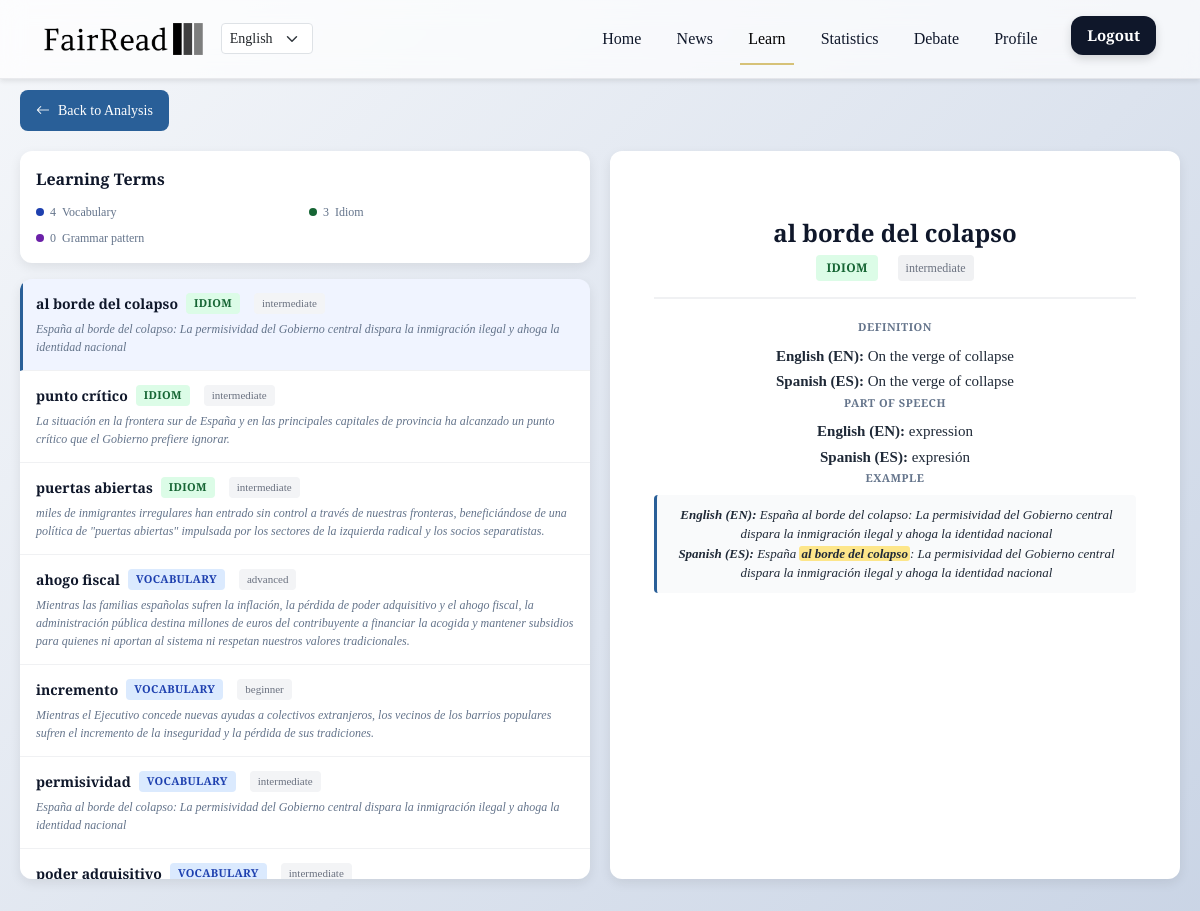
The page /learn/3065 (signed in) on the database its author committed.
### tables this page shows
CREATE TABLE learning_annotations (
            id INTEGER PRIMARY KEY AUTOINCREMENT,
            article_id INTEGER NOT NULL,
            user_id INTEGER,
            target_language TEXT NOT NULL DEFAULT 'en',
            term TEXT NOT NULL,
            term_type TEXT NOT NULL,
            definition TEXT,
            english_meaning TEXT,
            example_sentence TEXT,
            difficulty TEXT,
            part_of_speech TEXT,
            grammar_note TEXT,
            created_at TIMESTAMP DEFAULT CURRENT_TIMESTAMP, article_language TEXT DEFAULT "en",
            FOREIGN KEY (article_id) REFERENCES Chatlog(rowid)
        );

### app.py (the view, shortened to what this page needs)
@app.route('/learn/<int:article_id>')
def learn_from_article(article_id):
    is_login = 'username' in session
    if not is_login:
        return redirect(url_for('login'))
    conn = sqlite3.connect('static/database.db')
    cursor = conn.cursor()
    cursor.execute("""
        SELECT rowid, question, summary, date, bias_class, is_url
        FROM Chatlog
        WHERE rowid = ? AND username = ?
    """, (article_id, session['username']))
    article = cursor.fetchone()
    if not article:
        conn.close()
        return redirect(url_for('chatbot'))
    article_id_db, article_url, summary, date, bias_class, is_url = article
    from chatbot import detect_article_language
    detected_article_language = detect_article_language(article_url or "")
    cursor.execute("""
        SELECT id, term, term_type, definition, english_meaning, part_of_speech,
               example_sentence, difficulty, grammar_note, COALESCE(article_language, target_language, 'en')
        FROM learning_annotations
        WHERE article_id = ? AND target_language = ?
        ORDER BY term_type, difficulty
    """, (article_id_db, session.get('language', 'en')))
    annotations = cursor.fetchall()
    allow_any_annotations = True
    if annotations:
        stored_languages = {ann[9] or 'en' for ann in annotations}
        if stored_languages != {detected_article_language}:
            cursor.execute("DELETE FROM learning_annotations WHERE article_id = ?", (article_id_db,))
            conn.commit()
            annotations = []
            allow_any_annotations = False
    conn.close()
    formatted_annotations = []
    for ann in annotations:
        article_lang = ann[9] if len(ann) > 9 and ann[9] else session.get('language', 'en')
        formatted_annotations.append({
            'id': ann[0],
            'term': ann[1],
            'type': ann[2],
            'definition': ann[3],
            'english_meaning': ann[4],
            'part_of_speech': ann[5],
            'example_sentence': ann[6],
            'difficulty': ann[7],
            'grammar_note': ann[8],
            'article_language': article_lang
        })
    return render_template('learn_article.html',
                          article_id=article_id,
                          annotations=formatted_annotations,
                          current_language=session.get('language', 'en'),
                          article_language=detected_article_language)

### app.py (called while the page is built)
def current_user():
    return session.get("username")

def is_admin_user():
    return current_user() == "testtest"

def translate_ui(key, language='en'):
    return UI_LABELS.get(language, {}).get(key, key)

@app.context_processor
def inject_globals():
    return {
        'translate_bias_label': translate_bias_label,
        'translate_ui': translate_ui,
        'current_language': session.get('language', 'en'),
        'is_login': 'username' in session,
        'is_admin': is_admin_user()
    }

### templates/learn_article.html (shortened to what this page needs)
{% extends "header.html" %}
{% block learn %}
<head>
</head>
<body>
<div class="learn-container">
    <a href="{{ url_for('chatbot') }}" class="back-btn">
        <i class="bi bi-arrow-left"></i>
        {{ translate_ui("Back to Analysis", current_language) }}
    </a>
    <div class="learn-content">
        <div class="learning-panel">
            <div class="learning-header">
                <div class="learning-title">{{ translate_ui("Learning Terms", current_language) }}</div>
                <div class="term-stats">
                    <div class="stat-item">
                        <span class="stat-badge vocabulary"></span>
                        <span id="vocab-count">0</span> {{ translate_ui("Vocabulary", current_language) }}
                    </div>
                    <div class="stat-item">
                        <span class="stat-badge idiom"></span>
                        <span id="idiom-count">0</span> {{ translate_ui("Idiom", current_language) }}
                    </div>
                    <div class="stat-item">
                        <span class="stat-badge grammar"></span>
                        <span id="grammar-count">0</span> {{ translate_ui("Grammar", current_language) }}
                    </div>
                </div>
            </div>
            <div class="term-list" id="term-list">
                {% if annotations %}
                    {% for annotation in annotations %}
                    <div class="term-item" data-term-id="{{ annotation.id }}" data-term-type="{{ annotation.type }}">
                        <div class="term-label">
                            <span class="term-name">{{ annotation.term }}</span>
                            <span class="term-type-badge {{ annotation.type }}">
                                {% if annotation.type == 'vocabulary' %}
                                    {{ translate_ui("Vocabulary", current_language) }}
                                {% elif annotation.type == 'idiom' %}
                                    {{ translate_ui("Idiom", current_language) }}
                                {% else %}
                                    {{ translate_ui("Grammar", current_language) }}
                                {% endif %}
                            </span>
                            <span class="term-difficulty">{{ annotation.difficulty }}</span>
                        </div>
                        <div class="term-example">{{ annotation.example_sentence }}</div>
                    </div>
                    {% endfor %}
                {% else %}
                    <div class="no-terms" id="no-terms-state">
                        <i class="bi bi-hourglass"></i>
                        <p id="extract-title">{{ translate_ui("Extracting learning terms...", current_language) }}</p>
                        <p id="extract-meta">{{ translate_ui("This usually takes 10-30 seconds.", current_language) }}</p>
                    </div>
                {% endif %}
            </div>
        </div>
        <div class="detail-panel">
            <div id="detail-content" class="detail-empty">
            </div>
        </div>
    </div>
</div>
</body>
{% endblock %}

### templates/header.html (shortened to what this page needs)
<!DOCTYPE html>
<html lang="en">
<head>
    <link href="https://cdn.jsdelivr.net/npm/bootstrap@5.3.3/dist/css/bootstrap.min.css" rel="stylesheet">
    <link rel="stylesheet" href="../static/css/styles.css">
    <link rel="stylesheet" href="https://cdn.jsdelivr.net/npm/bootstrap-icons@1.11.3/font/bootstrap-icons.min.css">
</head>
<body>
  <header>
        <nav class="navbar navbar-light navbar-expand-lg fixed-top">
            <div class="container-fluid">
                <div class="d-flex align-items-center">
                  <a href="{{url_for('index')}}"  class="navbar-brand me-3">
                    <img class="logo-img" src="../static/img/logo-no-background.png" alt="FairRead Logo">
                  </a>
                  <select id="langSelector" class="form-select form-select-sm" style="width:auto; max-width:120px;">
                    <option value="en" {% if session.get('language', 'en') == 'en' %}selected{% endif %}>English</option>
                  </select>
                </div>
                <div id="navbarNav" class="collapse navbar-collapse">
                   {% set ep = request.endpoint or '' %}
<ul class="navbar-nav d-flex align-items-center ms-auto">
  <li class="nav-item">
    <a href="{{ url_for('index') }}"
       class="nav-link {{ 'active' if ep == 'index' else '' }}"
       {% if ep == 'index' %}aria-current="page"{% endif %}>
       {{ translate_ui('Home', current_language) }}
    </a>
  </li>
  <li class="nav-item">
    <a href="{{ url_for('chatbot') }}"
       class="nav-link {{ 'active' if ep == 'chatbot' else '' }}"
       {% if ep == 'chatbot' %}aria-current="page"{% endif %}>
       {{ translate_ui('News', current_language) }}
    </a>
  </li>
  <li class="nav-item">
    {% set learn_active = (ep == 'learn_home') or (ep == 'learn_from_article') %}
    <a href="{{ url_for('learn_home') }}"
       class="nav-link {{ 'active' if learn_active else '' }}"
       {% if learn_active %}aria-current="page"{% endif %}>
       {{ translate_ui('Learn', current_language) }}
    </a>
  </li>
<li class="nav-item">
  {% if is_admin %}
    <a href="{{ url_for('statistics') }}"
       class="nav-link {{ 'active' if ep == 'statistics' else '' }}"
       {% if ep == 'statistics' %}aria-current="page"{% endif %}>
       {{ translate_ui('Statistics', current_language) }}
    </a>
  {% endif %}
</li>
  <li class="nav-item">
    {% set debate_active =
        (ep == 'create_debate') or
        ep.startswith('debate_') or
        (ep in ['create_post', 'create_news']) %}
    <a class="nav-link {{ 'active' if debate_active else '' }}"
       href="{{ url_for('create_debate') }}"
       {% if debate_active %}aria-current="page"{% endif %}>
       {{ translate_ui('Debate', current_language) }}
    </a>
  </li>
  <li class="nav-item">
    {% if is_login %}
      <a class="nav-link {{ 'active' if ep == 'profile' else '' }}"
         href="{{ url_for('profile') }}"
         {% if ep == 'profile' %}aria-current="page"{% endif %}>
         {{ translate_ui('Profile', current_language) }}
      </a>
    {% endif %}
  </li>
  <li class="nav-item">
    {% if is_login %}
      <a class="mybtn ms-3" href="{{ url_for('logout') }}">{{ translate_ui('Logout', current_language) }}</a>
    {% else %}
      <a class="mybtn ms-3 {{ 'active' if ep == 'login' else '' }}"
         href="{{ url_for('login') }}">
         {{ translate_ui('Login', current_language) }}
      </a>
    {% endif %}
  </li>
</ul>
                </div>
            </div>
        </nav>
    </header>
    {% block learn %}{% endblock %}
</body>
</html>

### static/css/styles.css (style rules this page uses)
.mybtn { font-family: 'Playfair Display', serif; text-decoration: none; color: white; background: #d6c278; padding: 9px 28px; border-radius: 8px; border: none; font-size: 15px; font-weight: bold; display: inline-block; transition: all 0.4s ease-in-out; box-shadow: 0 4px 10px rgba(0, 0, 0, 0.15); position: relative; overflow: hidden; }
.logo-img { max-width:170px; }
.navbar { background-color: #ffffff; padding: 15px 20px; box-shadow: 0 2px 5px rgba(33, 33, 33, 0.1); }

### templates/header.html (style rules this page uses)
header { font-family: 'Playfair Display', serif; margin-bottom: 70px; }
.navbar { padding: 1rem 2rem; background: rgba(255,255,255,.7); backdrop-filter: blur(12px); border-bottom: 1px solid rgba(15,23,42,.08); transition: background .3s ease, box-shadow .3s ease; }
.navbar-brand img { height: 32px; transition: transform .3s ease; }
.navbar { z-index: 1020; }
.nav-link { font-weight: 500; color: #0f172a; margin: 0 .6rem; transition: color .25s ease; position: relative; }
.nav-link::after { content:""; position:absolute; left:0; bottom:-6px; width:0; height:2px; background: #d6c278; transition: width .3s ease; }
.mybtn { padding: .5rem 1rem; border-radius: 12px; background: #0f172a; color: #fff !important; font-weight: 600; text-decoration: none; transition: transform .25s ease, box-shadow .25s ease; }
.nav-link.active { color: #d6c278; }
.nav-link.active::after { width: 100%; }

### templates/learn_article.html (style rules this page uses)
body { font-family: 'Playfair Display', serif; background: linear-gradient(135deg, #f5f7fa 0%, #c3cfe2 100%); min-height: 100vh; }
.learn-container { max-width: 1400px; margin: 60px auto; padding: 20px; }
.back-btn { display: inline-flex; align-items: center; gap: 8px; margin-bottom: 20px; padding: 10px 16px; background: #295F98; color: white; border: none; border-radius: 8px; cursor: pointer; font-size: 14px; text-decoration: none; transition: background 0.3s ease; }
.learn-content { display: grid; grid-template-columns: 1fr 1fr; gap: 20px; }
.learning-panel { display: flex; flex-direction: column; gap: 16px; }
.learning-header { background: white; border-radius: 12px; padding: 16px; box-shadow: 0 4px 12px rgba(0, 0, 0, 0.08); }
.learning-title { font-size: 16px; font-weight: 700; margin-bottom: 8px; color: #0f172a; }
.term-stats { display: grid; grid-template-columns: 1fr 1fr; gap: 8px; margin-top: 12px; font-size: 12px; }
.stat-item { display: flex; align-items: center; gap: 6px; color: #64748b; }
.stat-badge { display: inline-block; width: 8px; height: 8px; border-radius: 50%; }
.stat-badge.vocabulary { background: #1e40af; }
.stat-badge.idiom { background: #166534; }
.stat-badge.grammar { background: #6b21a8; }
.term-list { background: white; border-radius: 12px; box-shadow: 0 4px 12px rgba(0, 0, 0, 0.08); max-height: 600px; overflow-y: auto; }
.term-item { padding: 14px 16px; border-bottom: 1px solid #f0f1f3; cursor: pointer; transition: background 0.2s ease; }
.term-item:last-child { border-bottom: none; }
.term-item.active { background: #f0f4ff; border-left: 3px solid #295F98; padding-left: 13px; }
.term-label { display: flex; align-items: center; gap: 8px; margin-bottom: 6px; }
.term-name { font-weight: 600; color: #0f172a; font-size: 14px; }
.term-type-badge { display: inline-block; padding: 2px 8px; border-radius: 4px; font-size: 11px; font-weight: 600; text-transform: uppercase; letter-spacing: 0.3px; }
.term-type-badge.vocabulary { background: #dbeafe; color: #1e40af; }
.term-type-badge.idiom { background: #dcfce7; color: #166534; }
.term-difficulty { display: inline-block; margin-left: 6px; padding: 2px 8px; border-radius: 4px; font-size: 11px; background: #f3f4f6; color: #6b7280; }
.term-example { font-size: 12px; color: #64748b; font-style: italic; margin-top: 4px; }
.detail-panel { background: white; border-radius: 12px; padding: 24px; box-shadow: 0 4px 12px rgba(0, 0, 0, 0.08); position: sticky; top: 80px; max-height: calc(100vh - 100px); overflow-y: auto; }
.detail-empty { text-align: center; padding: 40px 20px; color: #94a3b8; }

### rows shown on the page
learning_annotations: term "al borde del colapso", difficulty "intermediate", example_sentence "España al borde del colapso: La permisividad del Gobierno central dispara la inmigración ilegal y ahoga la identidad nacional"
learning_annotations: term "punto crítico", difficulty "intermediate", example_sentence "La situación en la frontera sur de España y en las principales capitales de provincia ha alcanzado un punto crítico que el Gobierno prefiere ignorar."
learning_annotations: term "puertas abiertas", difficulty "intermediate", example_sentence "miles de inmigrantes irregulares han entrado sin control a través de nuestras fronteras, beneficiándose de una política de \"puertas abiertas\" impulsada por los sectores de la izquierda radical y los socios separatistas."
learning_annotations: term "ahogo fiscal", difficulty "advanced", example_sentence "Mientras las familias españolas sufren la inflación, la pérdida de poder adquisitivo y el ahogo fiscal, la administración pública destina millones de euros del contribuyente a financiar la acogida y mantener subsidios para quienes ni aportan al sistema ni respetan nuestros valores tradicionales."
learning_annotations: term "incremento", difficulty "beginner", example_sentence "Mientras el Ejecutivo concede nuevas ayudas a colectivos extranjeros, los vecinos de los barrios populares sufren el incremento de la inseguridad y la pérdida de sus tradiciones."
learning_annotations: term "permisividad", difficulty "intermediate", example_sentence "España al borde del colapso: La permisividad del Gobierno central dispara la inmigración ilegal y ahoga la identidad nacional"
learning_annotations: term "poder adquisitivo", difficulty "intermediate"

### other values the page prints
{{ translate_ui('Home', current_language) }} "Home"
{{ translate_ui('News', current_language) }} "News"
{{ translate_ui('Learn', current_language) }} "Learn"
{{ translate_ui('Statistics', current_language) }} "Statistics"
{{ translate_ui('Debate', current_language) }} "Debate"
{{ translate_ui('Profile', current_language) }} "Profile"
{{ translate_ui('Logout', current_language) }} "Logout"
{{ translate_ui("Back to Analysis", current_language) }} "Back to Analysis"
{{ translate_ui("Learning Terms", current_language) }} "Learning Terms"
{{ translate_ui("Vocabulary", current_language) }} "Vocabulary"
{{ translate_ui("Idiom", current_language) }} "Idiom"
{{ translate_ui("Grammar", current_language) }} "Grammar pattern"
